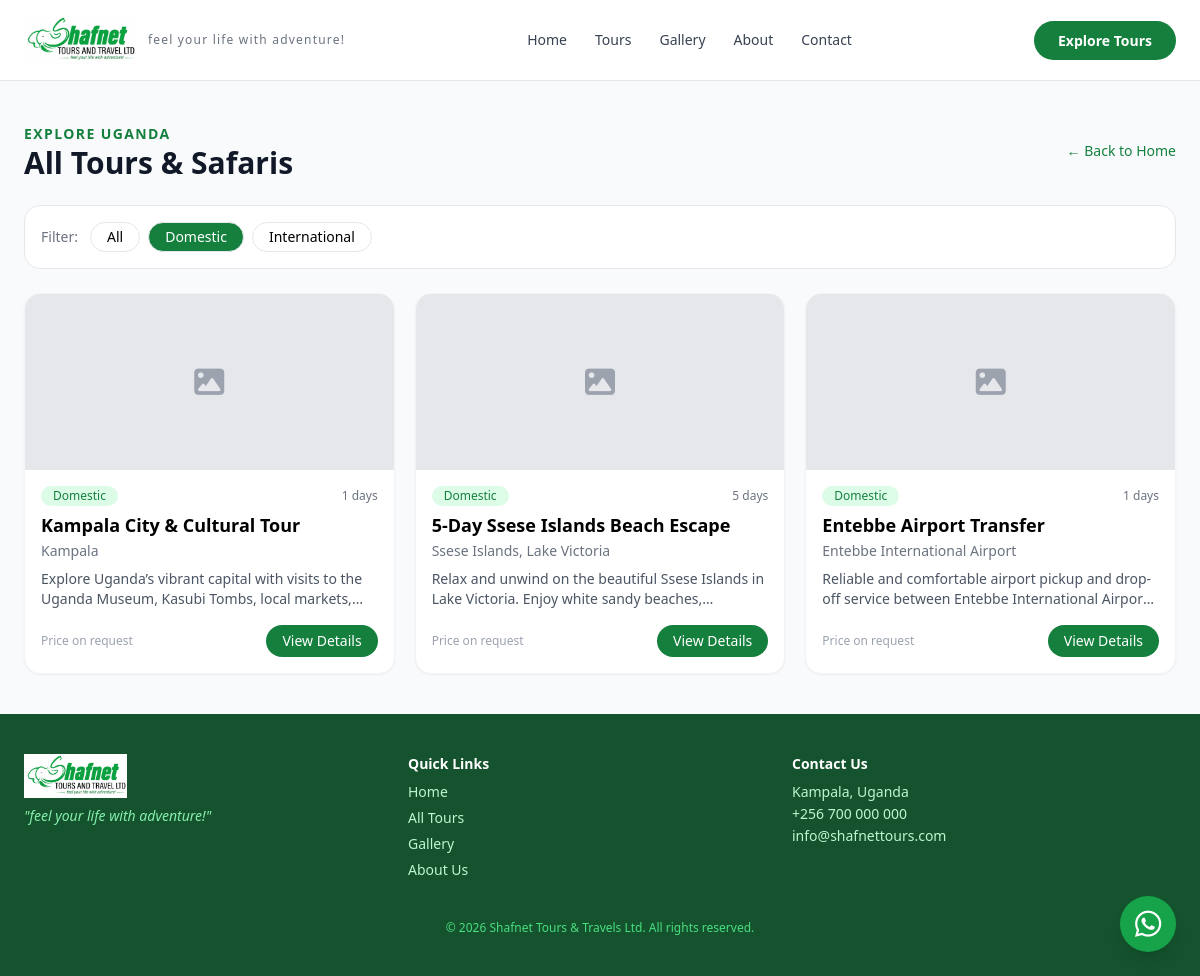
The app's page /tours/?audience=domestic with its own data.
### tours/models.py (models this page shows, shortened)
class Tour(models.Model):
    AUDIENCE_CHOICES = [
        ('domestic', 'Domestic Tours'),
        ('international', 'International Safaris'),
    ]
    REGION_CHOICES = [
        ('central', 'Central Uganda'),
        ('western', 'Western Uganda'),
        ('northern', 'Northern Uganda'),
        ('eastern', 'Eastern Uganda'),
    ]
    title = models.CharField(max_length=200)
    slug = models.SlugField(unique=True, blank=True)
    description = models.TextField()
    price = models.DecimalField(max_digits=10, decimal_places=2, blank=True, null=True)
    duration_days = models.PositiveIntegerField()
    location = models.CharField(max_length=200)
    target_audience = models.CharField(max_length=20, choices=AUDIENCE_CHOICES, default='international')
    region = models.CharField(max_length=20, choices=REGION_CHOICES, blank=True, null=True)
    image = models.ImageField(upload_to='tours/', blank=True, null=True)
    is_featured = models.BooleanField(default=False)
    created_at = models.DateTimeField(auto_now_add=True)
    class Meta:
        ordering = ['-created_at']

### tours/views.py (the view)
# urls.py: path('tours/', views.tour_list, name='tour_list'),
def tour_list(request):
    tours = Tour.objects.all()
    audience = request.GET.get('audience')      # 'domestic' or 'international'
    region = request.GET.get('region')          # 'western', 'northern', etc.
    if audience == 'domestic':
        tours = tours.filter(target_audience='domestic')
    elif audience == 'international':
        tours = tours.filter(target_audience='international')
    if region:
        tours = tours.filter(region=region)
    context = {
        'tours': tours,
        'current_audience': audience,
        'current_region': region,
    }
    return render(request, 'tours/tour_list.html', context)

### templates/tours/tour_list.html (shortened to what this page needs)
{% extends 'base.html' %}
{% block content %}
<div class="max-w-7xl mx-auto px-6 py-10">
    <div class="flex flex-col md:flex-row md:items-center md:justify-between mb-6">
        <div>
            <span class="text-green-700 font-semibold text-sm tracking-widest">EXPLORE UGANDA</span>
            <h1 class="text-3xl font-bold text-gray-900">All Tours & Safaris</h1>
        </div>
        <a href="{% url 'home' %}" class="text-sm text-green-700 hover:text-green-800 mt-1 md:mt-0">← Back to Home</a>
    </div>
    <div class="bg-white border rounded-2xl p-4 mb-6">
        <div class="flex flex-wrap items-center gap-x-2 gap-y-2">
            <span class="text-sm text-gray-500 mr-1">Filter:</span>
            <a href="{% url 'tour_list' %}" class="px-4 py-1 text-sm rounded-full border {% if not current_audience %}bg-green-700 text-white{% else %}hover:bg-gray-100{% endif %}">All</a>
            <a href="?audience=domestic" class="px-4 py-1 text-sm rounded-full border {% if current_audience == 'domestic' %}bg-green-700 text-white{% else %}hover:bg-gray-100{% endif %}">Domestic</a>
            <a href="?audience=international" class="px-4 py-1 text-sm rounded-full border {% if current_audience == 'international' %}bg-green-700 text-white{% else %}hover:bg-gray-100{% endif %}">International</a>
        </div>
    </div>
    <div class="grid md:grid-cols-2 lg:grid-cols-3 gap-5">
        {% for tour in tours %}
        <div class="tour-card bg-white rounded-2xl overflow-hidden border border-gray-100 shadow-sm flex flex-col">
            {% if tour.image %}
                <img src="{{ tour.image.url }}" class="w-full h-44 object-cover" alt="{{ tour.title }}">
            {% else %}
                <div class="w-full h-44 bg-gray-200 flex items-center justify-center"><i class="fa-solid fa-image text-3xl text-gray-400"></i></div>
            {% endif %}
            <div class="p-4 flex flex-col flex-1">
                <div class="flex items-center gap-x-2 mb-2">
                    {% if tour.target_audience == 'domestic' %}
                        <span class="text-xs px-3 py-0.5 bg-green-100 text-green-700 rounded-full">Domestic</span>
                    {% else %}
                        <span class="text-xs px-3 py-0.5 bg-amber-100 text-amber-700 rounded-full">{{ tour.get_region_display|default:"International" }}</span>
                    {% endif %}
                    <span class="text-xs text-gray-500 ml-auto">{{ tour.duration_days }} days</span>
                </div>
                <h3 class="font-semibold text-lg leading-tight mb-1">{{ tour.title }}</h3>
                <p class="text-sm text-gray-500 mb-2">{{ tour.location }}</p>
                <p class="text-sm text-gray-600 line-clamp-2 flex-1">{{ tour.description|truncatewords:16 }}</p>
                <div class="mt-4 flex items-center justify-between">
                    {% if tour.price %}
                        <span class="font-semibold">${{ tour.price }}</span>
                    {% else %}
                        <span class="text-xs text-gray-400">Price on request</span>
                    {% endif %}
                    <a href="{% url 'tour_detail' tour.slug %}" class="px-4 py-1.5 text-sm bg-green-700 hover:bg-green-800 text-white rounded-full transition">View Details</a>
                </div>
            </div>
        </div>
        {% empty %}
        <div class="col-span-3 text-center py-8">
            <p class="text-gray-500">No tours found with current filters.</p>
            <a href="{% url 'tour_list' %}" class="text-green-700 text-sm hover:underline">Clear filters</a>
        </div>
        {% endfor %}
    </div>
</div>
{% endblock %}

### templates/base.html (style rules this page uses)
.tour-card { transition: transform 0.3s ease, box-shadow 0.3s ease; }

### records on screen
Tour: target_audience "Domestic", duration_days "1", title "Kampala City & Cultural Tour", location "Kampala", description "Explore Uganda’s vibrant capital with visits to the Uganda Museum, Kasubi Tombs, local…", shows "Price on request"
Tour: target_audience "Domestic", duration_days "5", title "5-Day Ssese Islands Beach Escape", location "Ssese Islands, Lake Victoria", description "Relax and unwind on the beautiful Ssese Islands in Lake Victoria. Enjoy white sandy…", shows "Price on request"
Tour: target_audience "Domestic", duration_days "1", title "Entebbe Airport Transfer", location "Entebbe International Airport", description "Reliable and comfortable airport pickup and drop-off service between Entebbe International…", shows "Price on request"
